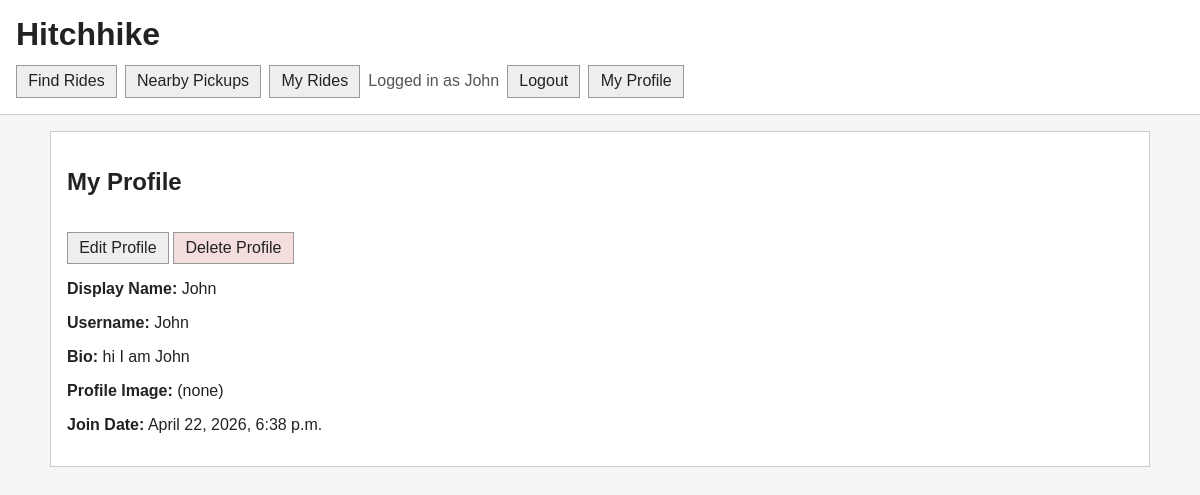
The page /campus_pickup/profile/ (signed in) on the database as committed earlier.
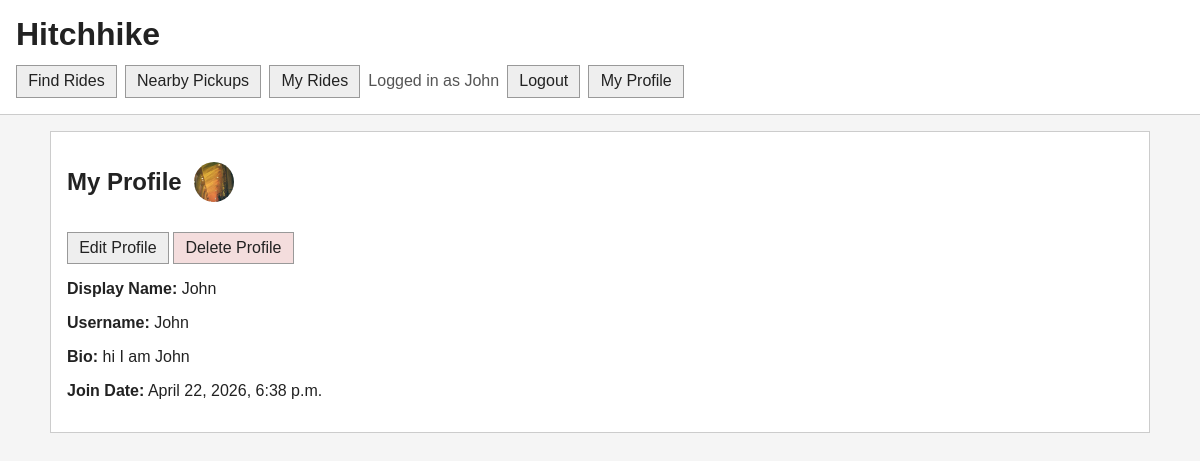
The same page on the database as committed later.
### campus_pickup/models.py (models this page shows, shortened)
class Profile(models.Model):
    user = models.ForeignKey(User, on_delete=models.CASCADE)
    display_name = models.TextField(blank=False)
    bio_text = models.TextField(blank=True)
    profile_image_url = models.ImageField(
        "profile image",
        upload_to="campus_pickup/profile_images/",
        blank=True,
    )
    join_date = models.DateTimeField(auto_now_add=True)

### campus_pickup/views.py (the view)
# urls.py: path("profile/", views.MyProfileDetailView.as_view(), name="my_profile"),
class MyProfileDetailView(ProfileRequiredMixin, DetailView):
    model = Profile
    template_name = "campus_pickup/profile_detail.html"
    context_object_name = "profile"
    def get_object(self):
        return self.get_my_profile()

### campus_pickup/views.py (called while the page is built)
    def get_my_profile(self):
        return get_object_or_404(Profile, user=self.request.user)

    def dispatch(self, request, *args, **kwargs):
        if request.user.is_authenticated and not Profile.objects.filter(user=request.user).exists():
            return redirect("campus_pickup:profile_create")
        return super().dispatch(request, *args, **kwargs)

### campus_pickup/templates/campus_pickup/profile_detail.html
{% extends "campus_pickup/base.html" %}
{% block content %}
<section class="panel">
    <div class="page-title">
        <h2>My Profile</h2>
        {% if profile.profile_image_url %}
        <img
            class="profile-avatar title-avatar"
            src="{{ profile.profile_image_url.url }}"
            alt="{{ profile.display_name }}"
        >
        {% endif %}
    </div>
    <p>
        <a class="button-link" href="{% url 'campus_pickup:profile_update' profile.pk %}">Edit Profile</a>
        <a class="button-link danger-link" href="{% url 'campus_pickup:profile_delete' profile.pk %}">Delete Profile</a>
    </p>
    <p><strong>Display Name:</strong> {{ profile.display_name }}</p>
    <p><strong>Username:</strong> {{ profile.user.username }}</p>
    <p><strong>Bio:</strong> {{ profile.bio_text|default:"(none)" }}</p>
    {% if not profile.profile_image_url %}
    <p><strong>Profile Image:</strong> (none)</p>
    {% endif %}
    <p><strong>Join Date:</strong> {{ profile.join_date }}</p>
</section>
{% endblock %}

Rows that differ between the two databases and show on the page:
changed Profile "John": profile_image_url: picture added
Other text that changed with them:
text no longer shown: "Profile Image: (none)"
